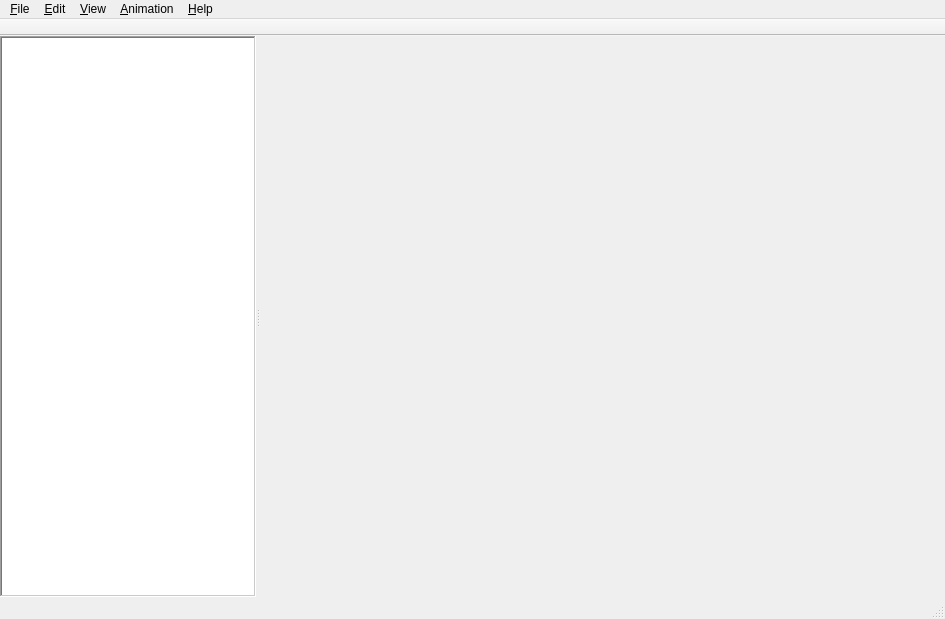
<?xml version="1.0" encoding="UTF-8"?>
<ui version="4.0">
 <class>MainWindow</class>
 <widget class="QMainWindow" name="MainWindow">
  <property name="geometry">
   <rect>
    <x>0</x>
    <y>0</y>
    <width>945</width>
    <height>619</height>
   </rect>
  </property>
  <property name="windowTitle">
   <string>ModView</string>
  </property>
  <widget class="QWidget" name="centralwidget">
   <layout class="QGridLayout" name="gridLayout">
    <property name="leftMargin">
     <number>0</number>
    </property>
    <property name="topMargin">
     <number>0</number>
    </property>
    <property name="rightMargin">
     <number>0</number>
    </property>
    <property name="bottomMargin">
     <number>0</number>
    </property>
    <item row="0" column="0">
     <widget class="QSplitter" name="splitter">
      <property name="sizePolicy">
       <sizepolicy hsizetype="Expanding" vsizetype="Expanding">
        <horstretch>0</horstretch>
        <verstretch>0</verstretch>
       </sizepolicy>
      </property>
      <property name="orientation">
       <enum>Qt::Horizontal</enum>
      </property>
      <widget class="QTreeView" name="treeView">
       <property name="sizePolicy">
        <sizepolicy hsizetype="Expanding" vsizetype="Expanding">
         <horstretch>0</horstretch>
         <verstretch>0</verstretch>
        </sizepolicy>
       </property>
       <property name="frameShape">
        <enum>QFrame::WinPanel</enum>
       </property>
      </widget>
      <widget class="RenderWidget" name="renderWidget" native="true">
       <property name="sizePolicy">
        <sizepolicy hsizetype="Expanding" vsizetype="Expanding">
         <horstretch>4</horstretch>
         <verstretch>0</verstretch>
        </sizepolicy>
       </property>
       <property name="focusPolicy">
        <enum>Qt::StrongFocus</enum>
       </property>
      </widget>
     </widget>
    </item>
   </layout>
  </widget>
  <widget class="QMenuBar" name="menubar">
   <property name="geometry">
    <rect>
     <x>0</x>
     <y>0</y>
     <width>945</width>
     <height>21</height>
    </rect>
   </property>
   <widget class="QMenu" name="menu_File">
    <property name="title">
     <string>&amp;File</string>
    </property>
    <addaction name="actionNew"/>
    <addaction name="actionOpen"/>
    <addaction name="actionSave"/>
    <addaction name="actionSave_Scene_As"/>
    <addaction name="separator"/>
    <addaction name="actionRecent_Files"/>
    <addaction name="separator"/>
    <addaction name="actionExit"/>
   </widget>
   <widget class="QMenu" name="menu_Edit">
    <property name="title">
     <string>&amp;Edit</string>
    </property>
   </widget>
   <widget class="QMenu" name="menu_View">
    <property name="title">
     <string>&amp;View</string>
    </property>
    <addaction name="actionToolbar"/>
    <addaction name="actionStatus_Bar"/>
    <addaction name="separator"/>
    <addaction name="actionReset_view_position"/>
   </widget>
   <widget class="QMenu" name="menu_Animation">
    <property name="title">
     <string>&amp;Animation</string>
    </property>
    <addaction name="actionStart"/>
    <addaction name="actionStart_with_forced_wrapping"/>
    <addaction name="actionStop"/>
    <addaction name="actionRewind"/>
    <addaction name="actionGo_to_end_frame"/>
    <addaction name="separator"/>
    <addaction name="actionFaster"/>
    <addaction name="actionSlower"/>
    <addaction name="actionNext_frame"/>
    <addaction name="actionPrevious_frame"/>
    <addaction name="separator"/>
    <addaction name="actionInterpolation"/>
   </widget>
   <widget class="QMenu" name="menu_Help">
    <property name="title">
     <string>&amp;Help</string>
    </property>
   </widget>
   <addaction name="menu_File"/>
   <addaction name="menu_Edit"/>
   <addaction name="menu_View"/>
   <addaction name="menu_Animation"/>
   <addaction name="menu_Help"/>
  </widget>
  <widget class="QStatusBar" name="statusbar"/>
  <widget class="QToolBar" name="toolBar">
   <property name="windowTitle">
    <string>toolBar</string>
   </property>
   <property name="movable">
    <bool>false</bool>
   </property>
   <property name="allowedAreas">
    <set>Qt::TopToolBarArea</set>
   </property>
   <property name="floatable">
    <bool>false</bool>
   </property>
   <attribute name="toolBarArea">
    <enum>TopToolBarArea</enum>
   </attribute>
   <attribute name="toolBarBreak">
    <bool>false</bool>
   </attribute>
  </widget>
  <action name="actionNew">
   <property name="text">
    <string>New	Ctrl+N</string>
   </property>
   <property name="shortcut">
    <string>Ctrl+N</string>
   </property>
  </action>
  <action name="actionOpen">
   <property name="text">
    <string>Open...	Ctrl+O</string>
   </property>
   <property name="shortcut">
    <string>Ctrl+O</string>
   </property>
  </action>
  <action name="actionSave">
   <property name="text">
    <string>Save Scene</string>
   </property>
  </action>
  <action name="actionSave_Scene_As">
   <property name="text">
    <string>Save Scene As...</string>
   </property>
  </action>
  <action name="actionRecent_Files">
   <property name="text">
    <string>Recent Files</string>
   </property>
  </action>
  <action name="actionExit">
   <property name="text">
    <string>Exit</string>
   </property>
  </action>
  <action name="actionToolbar">
   <property name="text">
    <string>Toolbar</string>
   </property>
  </action>
  <action name="actionStatus_Bar">
   <property name="text">
    <string>Status Bar</string>
   </property>
  </action>
  <action name="actionReset_view_position">
   <property name="text">
    <string>Reset view position</string>
   </property>
  </action>
  <action name="actionStart">
   <property name="text">
    <string>Start</string>
   </property>
  </action>
  <action name="actionStart_with_forced_wrapping">
   <property name="text">
    <string>Start with forced wrapping</string>
   </property>
  </action>
  <action name="actionStop">
   <property name="text">
    <string>Stop</string>
   </property>
  </action>
  <action name="actionRewind">
   <property name="text">
    <string>Rewind</string>
   </property>
  </action>
  <action name="actionGo_to_end_frame">
   <property name="text">
    <string>Go to end frame</string>
   </property>
  </action>
  <action name="actionFaster">
   <property name="text">
    <string>Faster</string>
   </property>
  </action>
  <action name="actionSlower">
   <property name="text">
    <string>Slower</string>
   </property>
  </action>
  <action name="actionNext_frame">
   <property name="text">
    <string>Next frame</string>
   </property>
  </action>
  <action name="actionPrevious_frame">
   <property name="text">
    <string>Previous frame</string>
   </property>
  </action>
  <action name="actionInterpolation">
   <property name="text">
    <string>Interpolation</string>
   </property>
  </action>
 </widget>
 <customwidgets>
  <customwidget>
   <class>RenderWidget</class>
   <extends>QWidget</extends>
   <header>renderwidget.h</header>
   <container>1</container>
  </customwidget>
 </customwidgets>
 <resources/>
 <connections>
  <connection>
   <sender>actionOpen</sender>
   <signal>triggered()</signal>
   <receiver>MainWindow</receiver>
   <slot>OnOpenModel()</slot>
   <hints>
    <hint type="sourcelabel">
     <x>-1</x>
     <y>-1</y>
    </hint>
    <hint type="destinationlabel">
     <x>472</x>
     <y>309</y>
    </hint>
   </hints>
  </connection>
 </connections>
 <slots>
  <slot>OnOpenModel()</slot>
  <slot>OnExit()</slot>
 </slots>
</ui>
